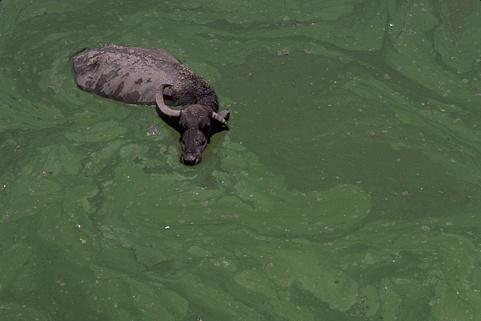
#> input picture SegDetToro/toro.jpg, 481 x 321 px
$ python detection.py
#> lines starting #> are read from the running program, lines starting #| are printed output that depends on the picture; after the words box and inside, x2 and y2 are one past the last pixel; in counts of white or black regions, pixels touching at a corner belong together

import cv2
import matplotlib.pyplot as plt
import numpy as np
import skimage.segmentation as seg
from skimage.io import imread
import skimage.filters as filters
import skimage.restoration as resto
import skimage.draw as draw
import skimage.color as color
from skimage import exposure
from skimage.segmentation import clear_border
from skimage.morphology import label, closing, square
from skimage.measure import regionprops
from skimage.color import lab2rgb
import matplotlib.patches as mpatches

min = 73
max = 102

#Leemos la imagen
image = cv2.imread('toro.jpg',cv2.IMREAD_GRAYSCALE)
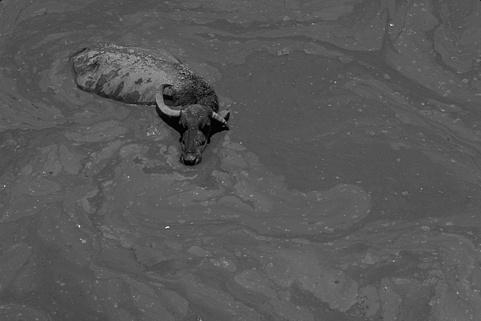
#> image: shape (321, 481); min 0, max 234, mean 87.7
imag1 = image.copy()
img = image.copy()


# Calculamos el histograma
hist = cv2.calcHist([image], [0], None, [256], [0, 256])
#> hist = 256 values, max 8790 at index 84, min 0 at index 170, mean 603.1


#aplicamos filtros
med = filters.median(image)


# Thresholding using THRESH_TOZERO_OTSU
th6, dst6 = cv2.threshold(med, min, max,cv2.THRESH_OTSU)
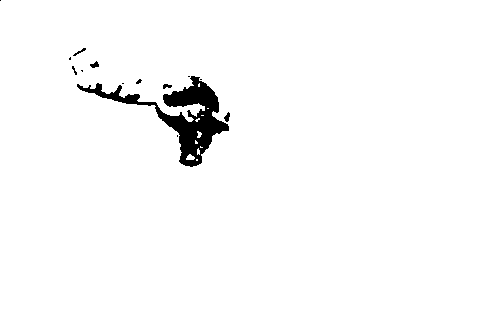
#> dst6: shape (321, 481); values 0 (black) and 102 (white), 97.7% white; 14 black regions (9 under 20 px)
#> th6 = 64

contours, hierarchy = cv2.findContours(dst6, cv2.RETR_TREE, cv2.CHAIN_APPROX_SIMPLE)
#> contours = 24 contours, 15 with area under 20; largest, box (x1, y1, x2, y2) and area: (0, 0, 481, 321) 153600, (76, 75, 230, 168) 3826, (89, 60, 100, 69) 48, (223, 111, 231, 123) 46, (72, 47, 87, 57) 44
cv2.drawContours(imag1, contours, -1, (200,0,0), 1)
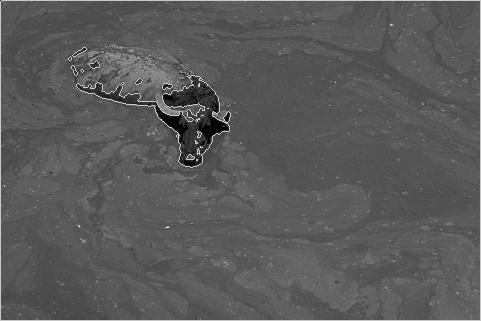
#> imag1: shape (321, 481); 1.58% of pixels changed, all inside (x1, y1, x2, y2) = (0, 0, 481, 321)

#Clear objects connected to the label image border.
img_bin = clear_border(closing(imag1 > 120, square(20)))
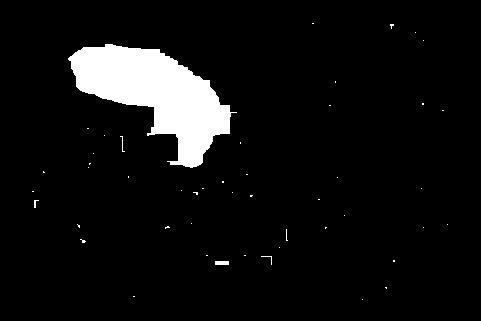
#> img_bin: shape (321, 481) bool; 6.5% white; 48 white regions (45 under 20 px)


#etiqueta los objetos
labels = label(img_bin)
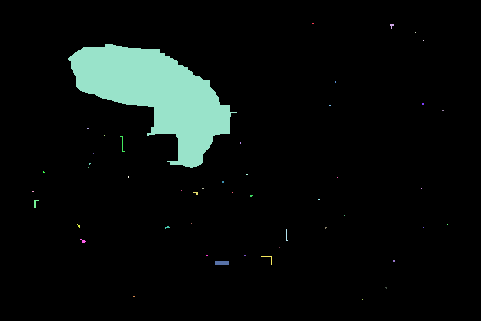
#> labels: shape (321, 481) int32; 49 distinct labels, from 0 to 48; one colour per label, 0 black


plt.subplot(2,3,1)
plt.imshow(image,cmap='gray')
obj_ttl=plt.title('Original Image')
plt.setp(obj_ttl,color='b')
plt.axis("off")

plt.subplot(2,3,2)
plt.plot(hist, color='gray' )
obj_xl=plt.xlabel('Intensidad Iluminacion')
plt.setp(obj_xl,color='g')
obj_yl=plt.ylabel('Numero Pixeles')
plt.setp(obj_yl,color='g')
obj_ttl=plt.title("Histograma")
plt.setp(obj_ttl,color='b')

plt.subplot(2,3,3)
plt.imshow(dst6,cmap='gray')
obj_ttl=plt.title('THRESH_TOZERO_OTSU')
plt.setp(obj_ttl,color='b')
plt.axis("off")

plt.subplot(2,3,4)
plt.imshow(imag1,cmap='gray')
obj_ttl=plt.title('Edge Otsu')
plt.setp(obj_ttl,color='b')
plt.axis("off")

plt.subplot(2,3,5)
plt.imshow(img_bin,cmap='gray')
obj_ttl=plt.title('Closing')
plt.setp(obj_ttl,color='b')
plt.axis("off")

plt.subplot(2,3,6)
plt.imshow(labels,cmap=plt.cm.rainbow)
obj_ttl=plt.title('Label')
plt.setp(obj_ttl,color='b')
plt.axis("off")


plt.show()
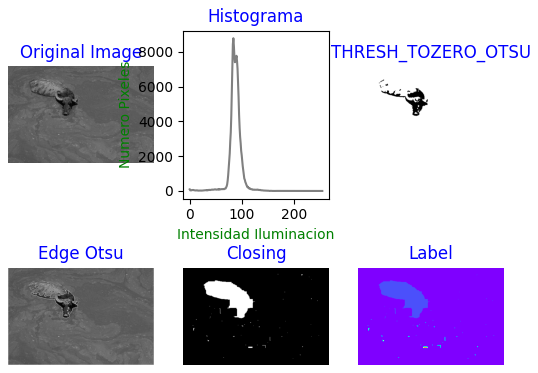
#> figure drawn by matplotlib, 6 panels; panel 2: curve peaks at x = 84, y = 8790


cv2.waitKey(0)
cv2.destroyAllWindows()


### usar las regiones
regions = regionprops(labels)
#> regions = 48 regions; largest, box (x1, y1, x2, y2) and area: (68, 44, 237, 168) 9840, (215, 261, 229, 265) 56, (120, 136, 125, 152) 20, (34, 200, 39, 208) 19, (261, 256, 272, 265) 19
boxes = np.array([label['BoundingBox'] for label in regions if label['Area'] < 50])
#> boxes = 46 rows, first 6: [23, 312, 24, 314], [24, 390, 29, 394], [32, 415, 33, 416], [40, 423, 41, 424], [81, 335, 83, 336], [103, 422, 105, 424]

print(f"There are {len(boxes)} objetos")
#| There are 46 objetos

fig, ax = plt.subplots(1, 1, figsize=(8, 6))
ax.imshow(img, cmap=plt.cm.gray)
#ax.set_axis_off()

# Get the coordinates of the boxes.
xs = boxes[:, [1, 3]].mean(axis=1)
#> xs = 46 values, max 447.5 at index 32, min 33 at index 23, mean 247.4
ys = boxes[:, [0, 2]].mean(axis=1)
#> ys = 46 values, max 299.5 at index 45, min 23.5 at index 0, mean 182.6

# We reorder the boxes by increasing
# column first, and row second.
for row in range(4):
    # We select the coins in each of the four rows.
    if row < 3:
        ind = ((ys[6 * row] <= ys) &
               (ys < ys[6 * row + 6]))
    else:
        ind = (ys[6 * row] <= ys)
    # We reorder by increasing x coordinate.
    ind = np.nonzero(ind)[0]
    reordered = ind[np.argsort(xs[ind])]
    xs_row = xs[reordered]
    ys_row = ys[reordered]
    # We display the coin number.
    for col in range(6):
        n = 6 * row + col
        ax.text(xs_row[col] - 5, ys_row[col] + 5,
                str(n),
                fontsize=20)
#> this loop made 4 passes
#> (ind, reordered, xs_row, ys_row) on passes 1 to 3: ([0, 1, 2, 3, 4, 5], [0, 4, 1, 2, 5, 3], [313, 335.5, 392, 415.5, 423, 423.5], [23.5, 82, 26.5, 32.5, 104, 40.5]), ([6, 7, 8, 9, 10, 11], [8, 9, 10, 11, 6, 7], [88, 104.5, 122.5, 240.5, 330, 443], [128.5, 135.5, 144, 143, 105.5, 110.5]), ([12, 13, 14, 15, 16, 17], [15, 14, 13, 12, 17, 16], [44, 88.5, 90, 93.5, 128.5, 247], [172, 167.5, 164, 153.5, 177, 174.5])


#####plot bounding box############
fig, ax = plt.subplots(figsize=(10, 6))
ax.imshow(img,cmap=plt.cm.gray)

for region in regionprops(labels):
    # take regions with large enough areas
    if region.area >= 100:
        # draw rectangle around segmented coins
        minr, minc, maxr, maxc = region.bbox
        rect = mpatches.Rectangle((minc, minr), maxc - minc, maxr - minr,
                                  fill=False, edgecolor='red', linewidth=2)
        ax.add_patch(rect)
#> this loop made 48 passes
#> (minr, minc, maxr, maxc) on pass 5: (44, 68, 168, 237)

ax.set_axis_off()
plt.tight_layout()
plt.show()
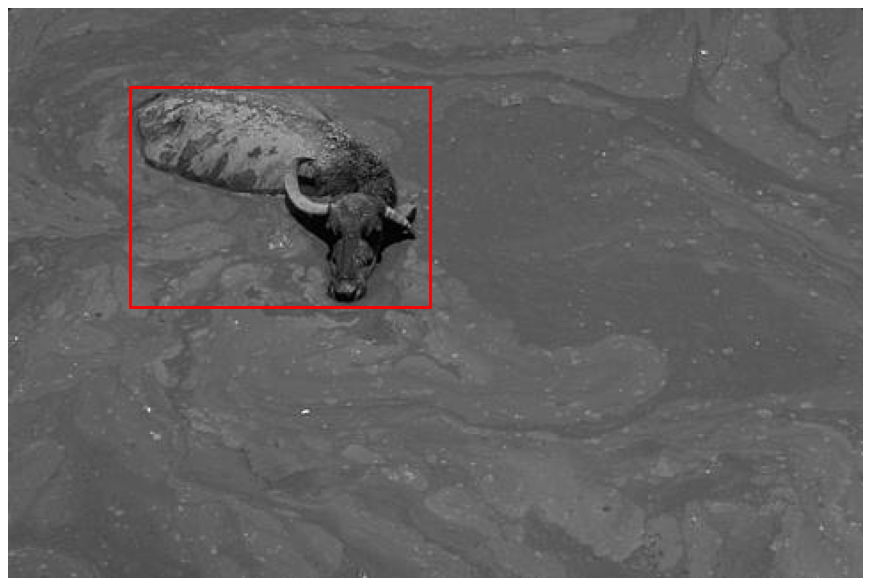
#> figure drawn by matplotlib, 1 panel

cv2.waitKey(0)
cv2.destroyAllWindows()
